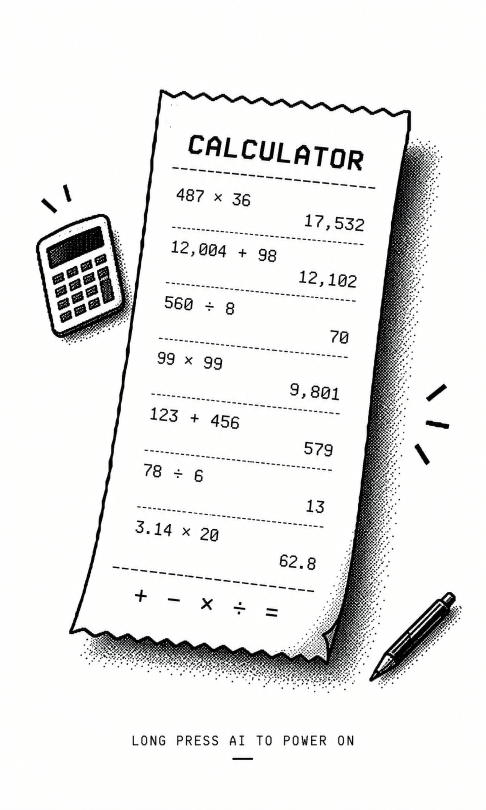
#> input picture assets/Calculator.png, 971 x 1619 px (shown at 1/2 size)
$ python convert_calculator_wallpaper.py
#> lines starting #> are read from the running program, lines starting #| are printed output that depends on the picture; after the words box and inside, x2 and y2 are one past the last pixel; in counts of white or black regions, pixels touching at a corner belong together
#> in main, source is the input picture: PIL image 971x1619 RGB; mean R, G, B 234.5, 234.5, 233.9
#!/usr/bin/env python3
"""Convert the Calculator shutdown artwork to a portrait MONO1_MSB asset.

This follows Shake Gallery's verified static UI conversion: EXIF correction,
aspect-preserving contain, white letterboxing, threshold 180, and no dithering.
"""

from pathlib import Path

try:
    from PIL import Image, ImageOps
except ImportError as error:
    raise SystemExit("Pillow is required to regenerate this asset") from error


IMAGE_SIZE = (480, 800)
FRAME_SIZE = IMAGE_SIZE[0] * IMAGE_SIZE[1] // 8
BLACK_THRESHOLD = 180


def prepare(source: Image.Image) -> tuple[Image.Image, str]:
    image = ImageOps.exif_transpose(source).convert("RGB")
    if image.size == IMAGE_SIZE:
        return image, "kept original 480x800 composition"

    resampling = getattr(Image, "Resampling", Image).LANCZOS
    fitted = ImageOps.contain(image, IMAGE_SIZE, method=resampling)
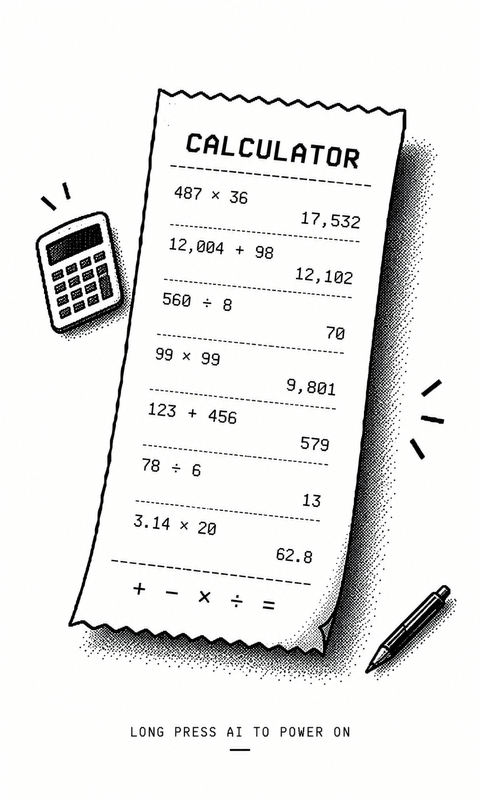
#> fitted: PIL image 480x800 RGB; mean R, G, B 234.4, 234.4, 233.9
    canvas = Image.new("RGB", IMAGE_SIZE, "white")
#> canvas: PIL image 480x800 RGB; every value is 255
    offset = ((IMAGE_SIZE[0] - fitted.width) // 2,
              (IMAGE_SIZE[1] - fitted.height) // 2)
#> offset = (0, 0)
    canvas.paste(fitted, offset)
    return canvas, f"fit without crop: {image.size} -> {fitted.size}"


def format_bytes(data: bytes) -> str:
    return "\n".join(
        "    " + ", ".join(f"0x{value:02X}" for value in data[offset:offset + 12]) + ","
        for offset in range(0, len(data), 12)
    )


def main() -> None:
    root = Path(__file__).resolve().parents[1]
    source_path = root / "assets" / "Calculator.png"
    header_path = root / "main" / "assets" / "calculator_wallpaper.h"
    cpp_path = root / "main" / "assets" / "calculator_wallpaper.cpp"

    with Image.open(source_path) as source:
        canvas, sizing_note = prepare(source)
        grayscale = ImageOps.grayscale(canvas)
        monochrome = grayscale.point(
            lambda value: 0 if value < BLACK_THRESHOLD else 255,
            mode="1",
        )
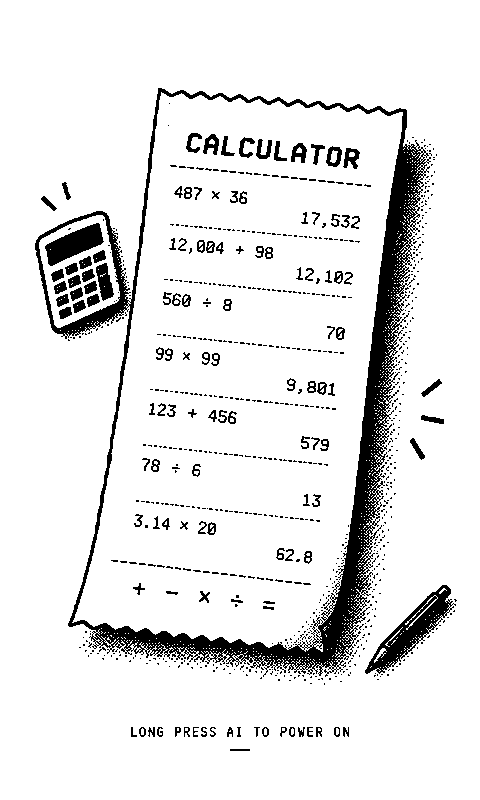
#> monochrome: PIL image 480x800 1; 90.3% white; 860 black regions (738 under 20 px), largest, box (x1, y1, x2, y2) and area: (35, 88, 431, 677) 22297, (365, 585, 456, 674) 2282, (45, 223, 104, 266) 1277
        framebuffer = monochrome.tobytes()

    if len(framebuffer) != FRAME_SIZE:
        raise RuntimeError(f"expected {FRAME_SIZE} bytes, got {len(framebuffer)}")

    header_path.write_text(
        "// Generated by tools/convert_calculator_wallpaper.py. Do not edit.\n"
        "#pragma once\n\n"
        "#include <cstddef>\n"
        "#include <cstdint>\n\n"
        "inline constexpr int kCalculatorWallpaperWidth = 480;\n"
        "inline constexpr int kCalculatorWallpaperHeight = 800;\n"
        f"inline constexpr size_t kCalculatorWallpaperSize = {FRAME_SIZE}U;\n"
        "extern const uint8_t kCalculatorWallpaper[kCalculatorWallpaperSize];\n",
        encoding="utf-8",
        newline="\n",
    )
    cpp_path.write_text(
        "// Generated by tools/convert_calculator_wallpaper.py. Do not edit.\n"
        '#include "calculator_wallpaper.h"\n\n'
        "alignas(4) const uint8_t kCalculatorWallpaper[kCalculatorWallpaperSize] = {\n"
        + format_bytes(framebuffer)
        + "\n};\n\n"
        + f"static_assert(sizeof(kCalculatorWallpaper) == {FRAME_SIZE}U);\n",
        encoding="utf-8",
        newline="\n",
    )

    print(f"Source -> {source_path}")
    print(f"Sizing -> {sizing_note}")
#| Sizing -> fit without crop: (971, 1619) -> (480, 800)
    print(f"Framebuffer -> {cpp_path} ({len(framebuffer)} bytes)")
#| Framebuffer -> main/assets/calculator_wallpaper.cpp (48000 bytes)
    print(f"Binarization -> fixed threshold {BLACK_THRESHOLD}, no dithering")
    print("Format -> portrait 480x800 MONO1_MSB, bit 0=black, bit 1=white")


if __name__ == "__main__":
    main()
